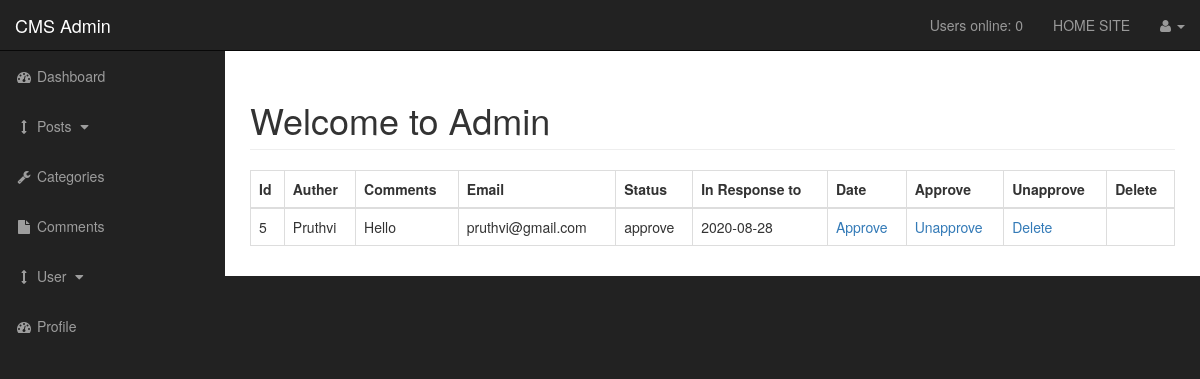
/admin/comments.php, run on an earlier commit of the app's database.
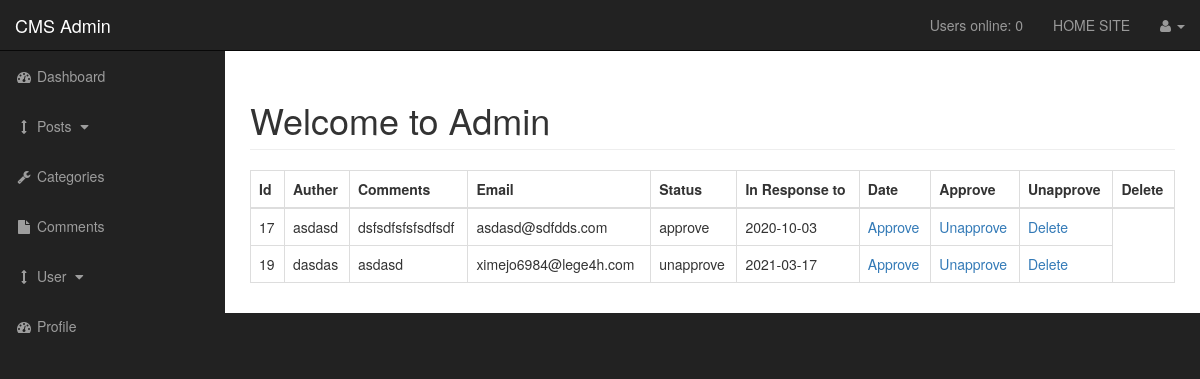
And on a later commit of the database.
### tables this page shows
CREATE TABLE `comments` (
  `comment_id` int(3) NOT NULL,
  `comment_post_id` int(3) NOT NULL,
  `comment_author` varchar(255) NOT NULL,
  `comment_email` varchar(255) NOT NULL,
  `comment_content` text NOT NULL,
  `comment_status` varchar(255) NOT NULL,
  `comment_date` date NOT NULL
);

### admin/includes/view_all_comments.php (the view, shortened to what this page needs)
<table class="table table-bordered table-hover">
                           <thead>
                               <tr>
                                   <th>Id</th>
                                   <th>Auther</th>
                                   <th>Comments</th>
                                   <th>Email</th>
                                   <th>Status</th>
                                   <th>In Response to</th>
                                   <th>Date</th>
                                   <th>Approve</th>
                                   <th>Unapprove</th>
                                   <th>Delete</th>
                               </tr>
                           </thead>
                           <tbody>
                              <?php
                                $query = "SELECT * FROM comments";
                               $select_comments = mysqli_query($conection,$query);
                               while($row=mysqli_fetch_assoc($select_comments)){
                                       $comment_id=$row['comment_id'];
                                       $comment_author=$row['comment_author'];
                                       $comment_content=$row['comment_content'];
                                       $comment_email=$row['comment_email'];
                                       $comment_status=$row['comment_status'];
                                       $comment_date=$row['comment_date'];
                                  echo "<tr>";
                                      echo "<td> $comment_id</td>";
                                      echo "<td>$comment_author </td>";
                                      echo "<td>$comment_content </td>";
                                      echo "<td>$comment_email </td>";
                                      echo "<td>$comment_status </td>";
                                      echo "<td>$comment_date </td>";
                                      echo "<td> <a href='comments.php?approve=$comment_id'>Approve</a></td>";
                                      echo "<td> <a href='comments.php?unapprove=$comment_id'>Unapprove</a></td>";
                                      echo "<td> <a href='comments.php?delete=$comment_id'>Delete</a></td>";
                                  echo "</tr>";
                                   }
                           ?>
                           </tbody>
                       </table>

What changed in the data, as far as the page shows it:
removed comments: comment_id "5", comment_author "Pruthvi", comment_content "Hello", comment_email "pruthvi@gmail.com", comment_status "approve", comment_date "2020-08-28"
added comments: comment_id "17", comment_author "asdasd", comment_content "dsfsdfsfsfsdfsdf", comment_email "asdasd@sdfdds.com", comment_status "approve", comment_date "2020-10-03"
added comments: comment_id "19", comment_author "dasdas", comment_content "asdasd", comment_email "ximejo6984@lege4h.com", comment_status "unapprove", comment_date "2021-03-17"
